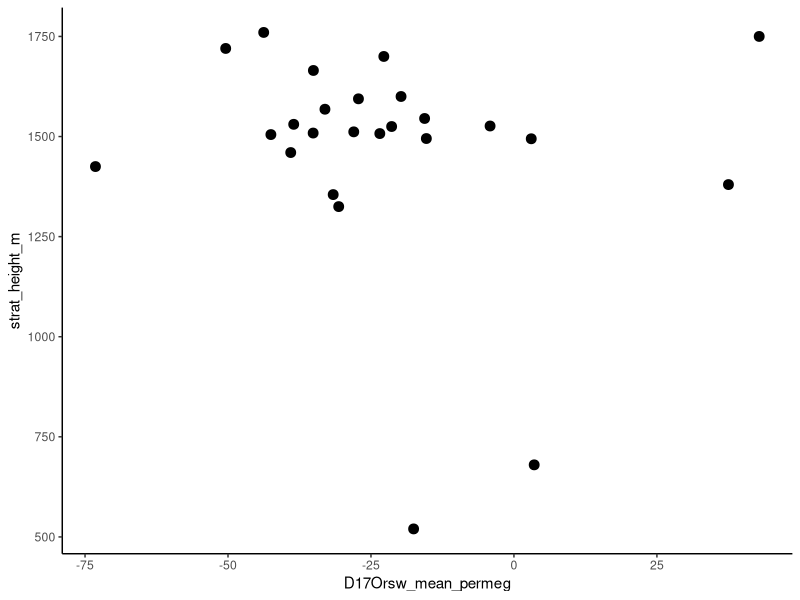
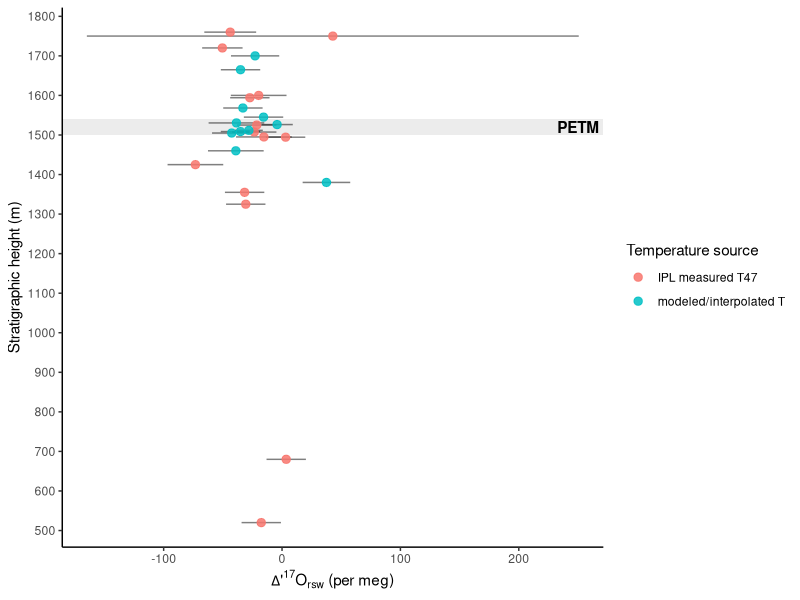
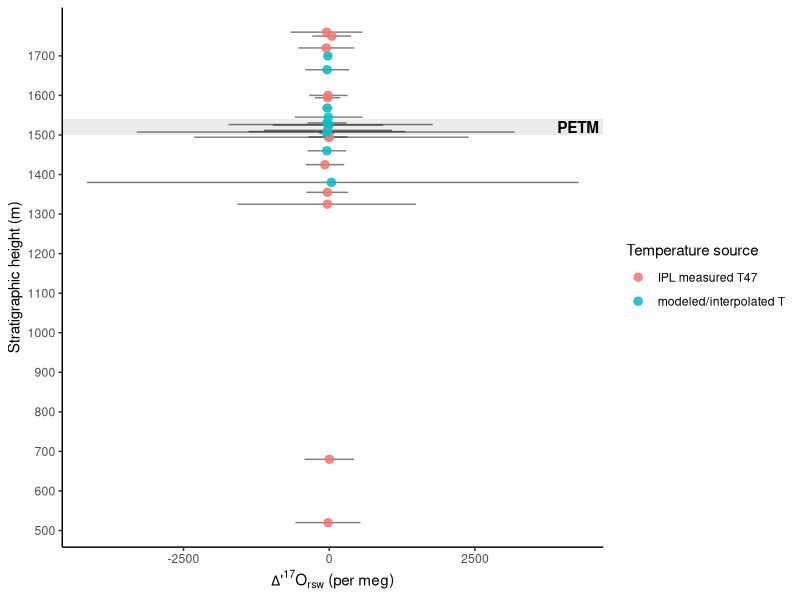

Write the R code that produced these figures, in order.
# Legacy script: superseded by 05_reconstruct_CFB_soilwater.R
# Purpose: Probabilistically reconstruct soil-water D17O from carbonate
#          triple oxygen isotope data and reconstructed temperature.

# ---- Load packages ----
library(tidyverse)
library(here)

# ---- Settings ----
n_mc <- 10000
set.seed(123)

theta_carb <- 0.5250
lambda_ref <- 0.528

# ---- Load d18O soil-water reconstruction output ----
BHB_d18Ow_recon <- read_csv(
  here("data", "processed", "BHB_d18Ow_reconstruction.csv")
)

# ---- Keep horizons with IPL D17O carbonate data ----
BHB_D17O_inputs <- BHB_d18Ow_recon %>%
  filter(
    !is.na(IPL17O_mean_Dp17Ocarb),
    !is.na(IPL17O_mean_d17Ocarb),
    !is.na(IPL17O_mean_d18Ocarb),
    !is.na(T_recon_C),
    !is.na(T_recon_se_C)
  ) %>%
  mutate(
    D17Ocarb_se_used_permeg = pmax(
      case_when(
        !is.na(IPL17O_se_Dp17Ocarb_adj) & IPL17O_se_Dp17Ocarb_adj > 0 ~ IPL17O_se_Dp17Ocarb_adj,
        !is.na(IPL17O_se_Dp17Ocarb) & IPL17O_se_Dp17Ocarb > 0 ~ IPL17O_se_Dp17Ocarb,
        TRUE ~ 12
      ),
      12,
      na.rm = TRUE
    ),
    
    d17Ocarb_se_used = case_when(
      !is.na(IPL17O_se_dp17Ocarb) & IPL17O_se_dp17Ocarb > 0 ~ IPL17O_se_dp17Ocarb,
      TRUE ~ 0.15
    ),
    
    d18Ocarb_se_used = case_when(
      !is.na(IPL17O_se_dp18Ocarb) & IPL17O_se_dp18Ocarb > 0 ~ IPL17O_se_dp18Ocarb,
      TRUE ~ 0.15
    )
  )

# ---- Calcite-water fractionation ----
calcite_water_alpha18 <- function(T_C) {
  T_K <- T_C + 273.15
  exp((18.03 * (1000 / T_K) - 32.42) / 1000)
}

# ---- Reconstruct D17Owater from carbonate d17O, d18O, and T ----
compute_D17Owater <- function(d17O_carb, d18O_carb, T_C,
                              theta = theta_carb,
                              lambda = lambda_ref) {
  
  alpha18 <- calcite_water_alpha18(T_C)
  alpha17 <- exp(theta * log(alpha18))
  
  d17O_water <- ((1000 + d17O_carb) / alpha17) - 1000
  d18O_water <- ((1000 + d18O_carb) / alpha18) - 1000
  
  dp17O_water <- 1000 * log1p(d17O_water / 1000)
  dp18O_water <- 1000 * log1p(d18O_water / 1000)
  
  D17O_water_permeg <- (dp17O_water - lambda * dp18O_water) * 1000
  
  return(D17O_water_permeg)
}

# ---- Monte Carlo reconstruction for one horizon ----
mc_D17Owater_one <- function(d17O_mean, d17O_se,
                             d18O_mean, d18O_se,
                             T_mean, T_se,
                             n = 10000) {
  
  d17O_sim <- rnorm(n, mean = d17O_mean, sd = d17O_se)
  d18O_sim <- rnorm(n, mean = d18O_mean, sd = d18O_se)
  T_sim    <- rnorm(n, mean = T_mean, sd = T_se)
  
  D17Owater_sim <- compute_D17Owater(
    d17O_carb = d17O_sim,
    d18O_carb = d18O_sim,
    T_C = T_sim
  )
  
  tibble(
    D17Orsw_mean_permeg = mean(D17Owater_sim, na.rm = TRUE),
    D17Orsw_median_permeg = median(D17Owater_sim, na.rm = TRUE),
    D17Orsw_sd_permeg = sd(D17Owater_sim, na.rm = TRUE),
    D17Orsw_lower95_permeg = quantile(D17Owater_sim, 0.025, na.rm = TRUE),
    D17Orsw_upper95_permeg = quantile(D17Owater_sim, 0.975, na.rm = TRUE)
  )
}

# ---- Run Monte Carlo reconstruction ----
BHB_D17Orsw_recon <- BHB_D17O_inputs %>%
  mutate(
    mc = pmap(
      list(
        IPL17O_mean_d17Ocarb,
        d17Ocarb_se_used,
        IPL17O_mean_d18Ocarb,
        d18Ocarb_se_used,
        T_recon_C,
        T_recon_se_C
      ),
      ~ mc_D17Owater_one(
        d17O_mean = ..1,
        d17O_se = ..2,
        d18O_mean = ..3,
        d18O_se = ..4,
        T_mean = ..5,
        T_se = ..6,
        n = n_mc
      )
    )
  ) %>%
  unnest(mc)

# ---- Quick QC ----
BHB_D17Orsw_recon %>%
  summarise(
    n_horizons = n(),
    min_D17Orsw = min(D17Orsw_mean_permeg, na.rm = TRUE),
    max_D17Orsw = max(D17Orsw_mean_permeg, na.rm = TRUE),
    mean_D17Orsw = mean(D17Orsw_mean_permeg, na.rm = TRUE)
  )

# ---- Stratigraphic plot ----

ggplot(
  BHB_D17Orsw_recon,
  aes(
    x = D17Orsw_mean_permeg,
    y = strat_height_m
  )
) +
  geom_point(size = 3) +
  theme_classic()

ggplot(
  BHB_D17Orsw_recon,
  aes(x = D17Orsw_mean_permeg, y = strat_height_m)
) +
  annotate(
    "rect",
    xmin = -Inf,
    xmax = Inf,
    ymin = 1500,
    ymax = 1540,
    fill = "grey70",
    alpha = 0.25
  ) +
  geom_errorbarh(
    aes(
      xmin = D17Orsw_mean_permeg - 1.96 * IPL17O_se_Dp17Ocarb_adj,
      xmax = D17Orsw_mean_permeg + 1.96 * IPL17O_se_Dp17Ocarb_adj
    ),
    height = 0,
    alpha = 0.5
  ) +
  geom_point(
    aes(color = T_recon_source),
    size = 2.5,
    alpha = 0.85
  ) +
  annotate(
    "text",
    x = Inf,
    y = 1520,
    label = "PETM",
    hjust = 1.1,
    fontface = "bold"
  ) +
  scale_y_continuous(
    breaks = seq(500, 1800, by = 100)
  ) +
  labs(
    x = expression(Delta*"'"^17 * O[rsw] ~ "(per meg)"),
    y = "Stratigraphic height (m)",
    color = "Temperature source"
  ) +
  theme_classic()

ggplot(
  BHB_D17Orsw_recon,
  aes(x = D17Orsw_mean_permeg, y = strat_height_m)
) +
  annotate(
    "rect",
    xmin = -Inf,
    xmax = Inf,
    ymin = 1500,
    ymax = 1540,
    fill = "grey70",
    alpha = 0.25
  ) +
  geom_errorbarh(
    aes(
      xmin = D17Orsw_lower95_permeg,
      xmax = D17Orsw_upper95_permeg
    ),
    height = 0,
    alpha = 0.5
  ) +
  geom_point(
    aes(color = T_recon_source),
    size = 2.5,
    alpha = 0.85
  ) +
  annotate(
    "text",
    x = Inf,
    y = 1520,
    label = "PETM",
    hjust = 1.1,
    fontface = "bold"
  ) +
  scale_y_continuous(
    breaks = seq(500, 1700, by = 100)
  ) +
  labs(
    x = expression(Delta*"'"^17 * O[rsw] ~ "(per meg)"),
    y = "Stratigraphic height (m)",
    color = "Temperature source"
  ) +
  theme_classic()

# ---- Join D17O soil-water reconstructions back to full multiproxy table ----

BHB_multiproxy_final <- BHB_d18Ow_recon %>%
  left_join(
    BHB_D17Orsw_recon %>%
      select(
        MLA_horizon_id,
        D17Orsw_mean_permeg,
        D17Orsw_median_permeg,
        D17Orsw_sd_permeg,
        D17Orsw_lower95_permeg,
        D17Orsw_upper95_permeg
      ),
    by = "MLA_horizon_id"
  )


# ---- Save outputs ----
write_csv(
  BHB_multiproxy_final,
  here("data", "processed", "BHB_multiproxy_final.csv")
)

write_csv(
  BHB_D17O_inputs,
  here("data", "processed", "BHB_D17O_soilwater_inputs.csv")
)

write_csv(
  BHB_D17Orsw_recon,
  here("data", "processed", "BHB_D17Orsw_reconstruction.csv")
)
